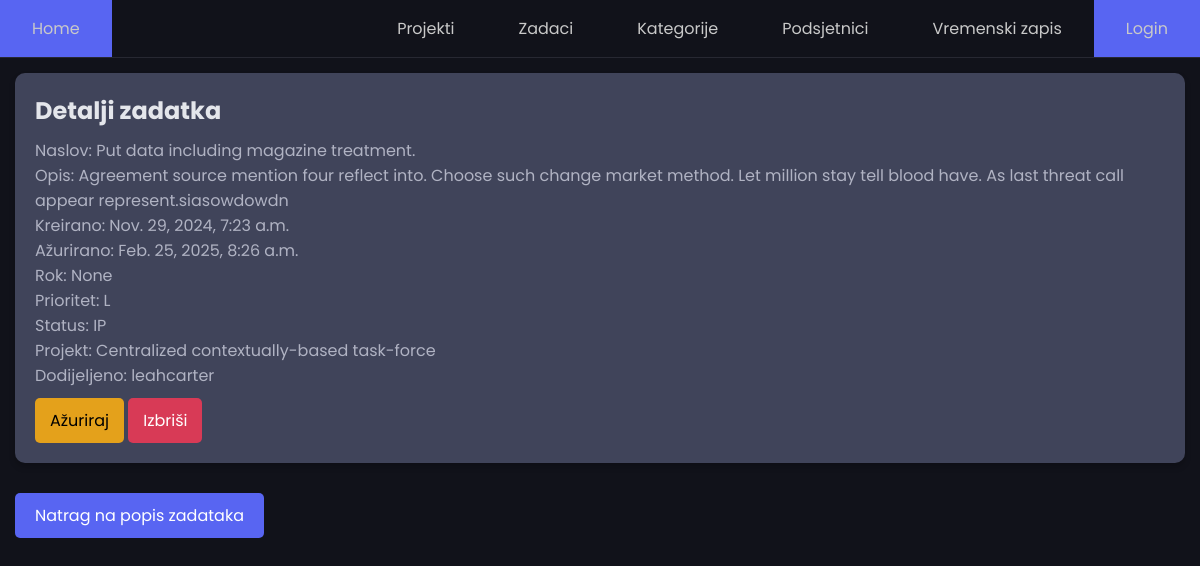
The app's page /api/task/1/ with its own data.
### main/models.py (models this page shows, shortened)
class Task(models.Model):
    PRIORITY_CHOICES = [
        ('L', 'Low'),
        ('M', 'Medium'),
        ('H', 'High'),
    ]
    STATUS_CHOICES = [
        ('P', 'Pending'),
        ('IP', 'In Progress'),
        ('C', 'Completed'),
    ]
    title = models.CharField(max_length=200)
    description = models.TextField(blank=True, null=True)
    due_date = models.DateTimeField(null=True, blank=True)
    priority = models.CharField(max_length=1, choices=PRIORITY_CHOICES, default='M')
    status = models.CharField(max_length=2, choices=STATUS_CHOICES, default='P')
    project = models.ForeignKey(Project, on_delete=models.CASCADE, related_name="tasks", null=True, blank=True)
    assigned_to = models.ForeignKey(User, on_delete=models.SET_NULL, null=True, blank=True, related_name="tasks")
    created_at = models.DateTimeField(auto_now_add=True)
    updated_at = models.DateTimeField(auto_now=True)

class Project(models.Model):
    name = models.CharField(max_length=200)
    description = models.TextField(blank=True, null=True)
    created_at = models.DateTimeField(auto_now_add=True)
    updated_at = models.DateTimeField(auto_now=True)
    owner = models.ForeignKey(User, on_delete=models.CASCADE, related_name="projects")
    def __str__(self):
        return self.name

### main/views.py (the view)
# urls.py: path('task/<int:pk>/', TaskDetailView.as_view(), name='task_detail'),
class TaskDetailView(DetailView):
    model = Task
    template_name = 'main/task_detail.html'
    context_object_name = 'task'

### main/templates/main/task_detail.html (shortened to what this page needs)
<!DOCTYPE html>
<html lang="en">
{% load static %}
<link rel="stylesheet" href="{% static 'css/styles.css' %}">
<head>
</head>
<body>
    <nav id="navbar">
        <ul>
            <li class="home-li"><a class="btn-home" aria-current="page" href="{% url 'index' %}">Home</a></li>
            <li><a href="{% url 'project_list' %}" class="{% if request.path == '/project/' %}active-link{% endif %}">Projekti</a></li>
            <li><a href="{% url 'task_list' %}" class="{% if request.path == '/task/' %}active-link{% endif %}">Zadaci</a></li>
            <li><a href="{% url 'category_list' %}" class="{% if request.path == '/category/' %}active-link{% endif %}">Kategorije</a></li>
            <li><a href="{% url 'reminder_list' %}" class="{% if request.path == '/reminder/' %}active-link{% endif %}">Podsjetnici</a></li>
            <li><a href="{% url 'timelog_list' %}" class="{% if request.path == '/timelog/' %}active-link{% endif %}">Vremenski zapis</a></li>
            <li>
                {% if request.user.is_authenticated %}
                    <form method="post" action="{% url 'logout' %}">
                        {% csrf_token %}
                        <button type="login" class="btn-login" id="user_display" onmouseover="showLogout()" onmouseleave="showUsername()">
                            {{ request.user.username }}
                        </button>
                    </form>
                {% else %}
                    <a href="{% url 'login' %}" class="btn-login">Login</a>
                {% endif %}
            </li>
        </ul>
    </nav>
    <div class="container">
        <div class="card">
            <h2 class="card-title"> Detalji zadatka</h2>
            <p class="card-description"> Naslov: {{ task.title }}</p>
            <p class="card-description"> Opis: {{ task.description }}</p>
            <p class="card-description"> Kreirano: {{ task.created_at }}</p>
            <p class="card-description"> Ažurirano: {{ task.updated_at }}</p>
            <p class="card-description"> Rok: {{ task.due_date }}</p>
            <p class="card-description"> Prioritet: {{ task.priority }}</p>
            <p class="card-description"> Status: {{ task.status }}</p>
            <p class="card-description"> Projekt: {{ task.project }}</p>
            <p class="card-description"> Dodijeljeno: {{ task.assigned_to }}</p>
            <a href="{% url 'task_update' task.id %}" class="btn btn-warning">Ažuriraj</a>
            <a href="{% url 'task_delete' task.id %}" class="btn btn-danger">Izbriši</a>
        </div>
    </div>
    <a href="{% url 'task_list' %}" class="btn btn-primary-back">Natrag na popis zadataka</a>
</body>
</html>

### main/static/css/styles.css (style rules this page uses)
:root { --primary-color: #11121a; --hover-color: #272832; --accent-color: #5865F2; --hover--accent-color: #4e56a4; --text-color: #c9c9c9; --background--color: #11121a; --primary--btn--color: #5865F2; --search--form--back--color: #54555692; }
* { margin: 0; padding: 0; box-sizing: border-box; }
html { font-family: Poppins, 'Segoe UI', sans-serif; color: var(--text-color); scroll-behavior: smooth; }
body { min-height: 100vh; min-height: 100dvh; background-color: var(--primary-color); }
nav { background-color: var(--primary-color); border-bottom: 1px solid var(--hover-color); }
nav ul { list-style: none; display: flex; }
nav .home-li { margin-right: auto; }
nav li { display: flex; }
nav a { display: flex; text-decoration: none; color: var(--text-color); padding: 1em 2em; transition: background-color 150ms ease; }
.card { background: #40445A; border-radius: 10px; box-shadow: 0px 4px 6px rgba(0, 0, 0, 0.2); padding: 20px; transition: transform 0.2s ease-in-out; cursor: pointer; margin: 15px; }
.card-title { font-size: 1.5rem; color: #E4E6EB; margin-bottom: 10px; }
.card-description { color: #B0B3C3; }
.btn { display:inline-block; padding: 10px 15px; margin-top: 10px; border-radius: 5px; text-decoration: none; color: white; }
.btn-primary-back { background: #5865F2; width: auto; margin: 15px; position: sticky; padding: 10px 20px; }
.btn-warning { background: #E4A11B; color: black; }
.btn-danger { background: #D83A56; }
.btn-home { background: var(--accent-color); }
.btn-login { background: var(--accent-color); }
ul { list-style-type: none; padding: 0; }

### records on screen
Task: title "Put data including magazine treatment.", description "Agreement source mention four reflect into. Choose such change market method. Let million stay tell blood have. As last threat call appear represent.siasowdowdn", created_at "Nov. 29, 2024, 7:23 a.m.", updated_at "Feb. 25, 2025, 8:26 a.m.", due_date "None", priority "L", status "IP", project "Centralized contextually-based task-force", assigned_to "leahcarter"
